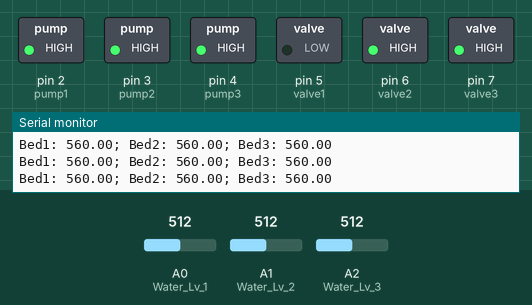
Simulated run of this sketch. Board: Arduino Uno, built with avr-gcc and run on an emulated ATmega328P. Shown: switched loads named in the sketch (green lamp = pin HIGH), the last lines printed to the serial monitor. The inputs (shaded band) are chosen by the test bench; at power-on: A0 (Water_Lv_1) = 512, A1 (Water_Lv_2) = 512, A2 (Water_Lv_3) = 512.

Above: at 0.8 s.
0.9 s: A0 (Water_Lv_1) set to 240
2.4 s: A0 (Water_Lv_1) set to 218
At 3.6 s:
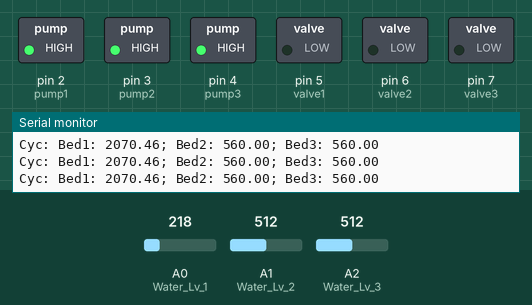
3.9 s: A1 (Water_Lv_2) set to 280
6.9 s: A1 (Water_Lv_2) set to 251
At 7.7 s:
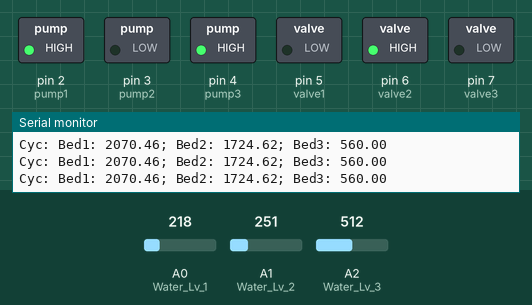
8.4 s: A2 (Water_Lv_3) set to 285
11.4 s: A2 (Water_Lv_3) set to 253
At 12.1 s:
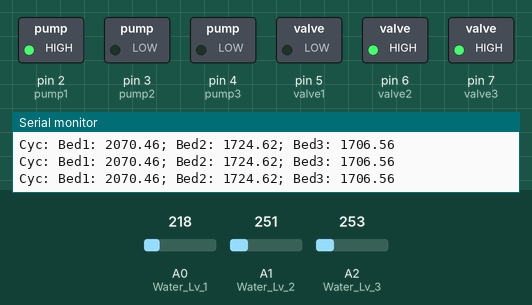
Timing chart, 0 to 13.9 s (numbered marks = the images above; inputs shaded):
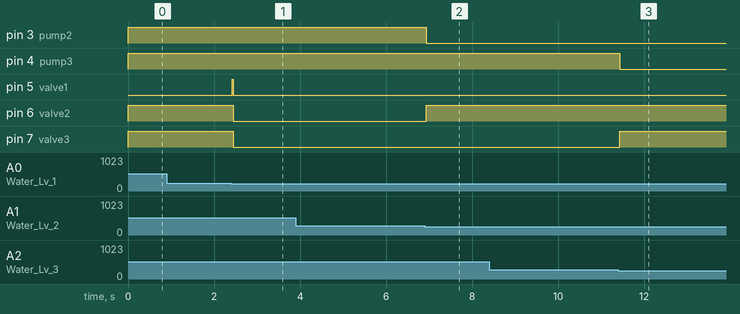

Measured:
- the behaviour switches between 226 and 225 on A0 (Water_Lv_1) (found by bisection; images 0 and 1)
- the behaviour switches between 262 and 261 on A1 (Water_Lv_2) (found by bisection; images 1 and 2)
- the behaviour switches between 272 and 271 on A2 (Water_Lv_3) (found by bisection; images 2 and 3)
- after the input at 2.4 s, pin 5 (valve1): LOW → HIGH at once, → LOW 0.03 s later; pin 6 (valve2), pin 7 (valve3): HIGH → LOW after 0.05 s
- after the input at 6.9 s, pin 3 (pump2): HIGH → LOW at once; pin 6 (valve2): LOW → HIGH at once
- after the input at 11.4 s, pin 4 (pump3): HIGH → LOW at once; pin 7 (valve3): LOW → HIGH at once

The sketch:

water_cycle.ino
```cpp
// Grow bed auto water cycling
// Event driven, filling and drainging
#define aref_voltage 5.0
//Thresholds for water levels
float bed1_dry = 2200;
float bed2_dry = 1630;
float bed3_dry = 1550;//R is high when water level is low
float bed1_full = 1000;
float bed2_full = 800;
float bed3_full = 750;//R is low when water level is high
boolean b1_filling = false;
boolean b2_filling = false;
boolean b3_filling = false;
//Water level sensors
#define Water_Lv_1 A0
#define Water_Lv_2 A1
#define Water_Lv_3 A2
float SERIESRESISTOR = 560.0;
//Out put
//Pumps
int pump1 = 2;
int pump2 = 3;
int pump3 = 4;
//Valves
int valve1 = 5;
int valve2 = 6;
int valve3 = 7;
void setup() {
  Serial.begin(9600);
  pinMode(2, OUTPUT);
  pinMode(3, OUTPUT);
  pinMode(4, OUTPUT);
  pinMode(5, OUTPUT);
  pinMode(6, OUTPUT);
  pinMode(7, OUTPUT);
  halt();
  initialize();
}
void loop() {
  checkBedsLv();
  delay(50);
}
void checkBedsLv() {
  float bed1 = (aref_voltage / ((analogRead(Water_Lv_1) * aref_voltage) / 1024.0) - 1) * SERIESRESISTOR;
  float bed2 = (aref_voltage / ((analogRead(Water_Lv_2) * aref_voltage) / 1024.0) - 1) * SERIESRESISTOR;
  float bed3 = (aref_voltage / ((analogRead(Water_Lv_3) * aref_voltage) / 1024.0) - 1) * SERIESRESISTOR;
  //Serial.print(analogRead(A0));
  Serial.print("Cyc: Bed1: " + String(bed1));
  Serial.print("; Bed2: " + String(bed2));
  Serial.println("; Bed3: " + String(bed3));

  if (bed1 < bed1_full) {
    b1_filling = false;
  }
  if (bed2 < bed2_full) {
    b2_filling = false;
  }
  if (bed3 < bed3_full) {
    b3_filling = false;
  }
  if (bed1 > bed1_dry) {
    b1_filling = true;
  }
  if (bed2 > bed2_dry) {
    b2_filling = true;
  }
  if (bed3 > bed3_dry) {
    b3_filling = true;
  }
  if(b1_filling){
    fill(1);
  }else{
    drain(1);
  }
    if(b2_filling){
    fill(2);
  }else{
    drain(2);
  }
    if(b3_filling){
    fill(3);
  }else{
    drain(3);
  }
}
void initialize() {
  drain(1);
  fill(2);
  fill(3);
  Serial.println("initializing");
  boolean b2 = false;
  boolean b3 = false;
  while (true) {
    float bed1 = (aref_voltage / ((analogRead(Water_Lv_1) * aref_voltage) / 1024.0) - 1) * SERIESRESISTOR;
    float bed2 = (aref_voltage / ((analogRead(Water_Lv_2) * aref_voltage) / 1024.0) - 1) * SERIESRESISTOR;
    float bed3 = (aref_voltage / ((analogRead(Water_Lv_3) * aref_voltage) / 1024.0) - 1) * SERIESRESISTOR;
    Serial.print("Bed1: " + String(bed1));
    Serial.print("; Bed2: " + String(bed2));
    Serial.println("; Bed3: " + String(bed3));
    if (bed2 < (bed2_full * 1.3)) {
      pause_cycle(2);
      b2 = true;
    }
    if (bed3 < bed3_full) {
      pause_cycle(3);
      b3 = true;
    }
    if (b2&&b3&& (bed1>bed1_dry*0.9)) {
      halt();
      return;
    }
    delay(50);
  }
}
void halt() {
  pause_cycle(1);
  pause_cycle(2);
  pause_cycle(3);

}
void pause_cycle(int bed) {
  if (bed == 1) {
    digitalWrite(valve1, HIGH); //close valve
    digitalWrite(pump1, HIGH); //turn off pump
    return;
  }
  if (bed == 2) {
    digitalWrite(valve2, HIGH); //close valve
    digitalWrite(pump2, HIGH); //turn off pump
    return;
  }
  if (bed == 3) {
    digitalWrite(valve3, HIGH); //close valve
    digitalWrite(pump3, HIGH); //turn off pump
    return;
  }
}
void drain(int bed) {
  if (bed == 1) {
    digitalWrite(valve1, LOW); //open valve
    digitalWrite(pump1, HIGH); //turn off pump
    return;
  }
  if (bed == 2) {
    digitalWrite(valve2, LOW); //open valve
    digitalWrite(pump2, HIGH); //turn off pump
    return;
  }
  if (bed == 3) {
    digitalWrite(valve3, LOW); //open valve
    digitalWrite(pump3, HIGH); //turn off pump
    return;
  }
}
void fill(int bed) {
  if (bed == 1) {
    digitalWrite(valve1, HIGH); //shut off valve
    digitalWrite(pump1, LOW); //turn on pump
    return;
  }
  if (bed == 2) {
    digitalWrite(valve2, HIGH); //shut off valve
    digitalWrite(pump2, LOW); //turn on pump
    return;
  }
  if (bed == 3) {
    digitalWrite(valve3, HIGH); //shut off valve
    digitalWrite(pump3, LOW); //turn on pump
    return;
  }
}
```
